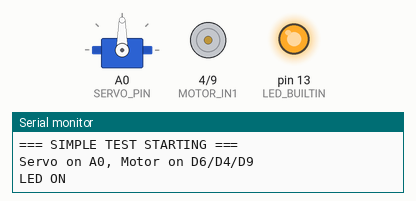
The sketch below on a simulated Arduino Uno, built with avr-gcc and run on an emulated ATmega328P. Shown: servo, motor-driver pin pairs drawn as motors (green arrow = first pin HIGH = forward, orange = second pin HIGH = backward, longer = more drive, scaled by the enable pin), output pins drawn as LEDs (lit = HIGH), the last lines printed to the serial monitor.

Above: at 2.05 s.
At 3.0 s:
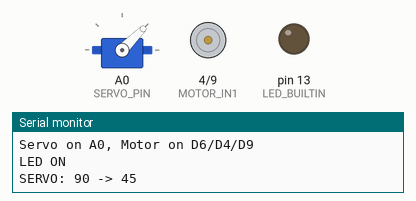
At 4.0 s:
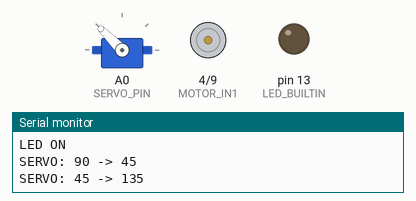
At 6.0 s:
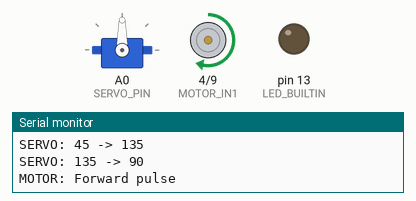
At 7.0 s:
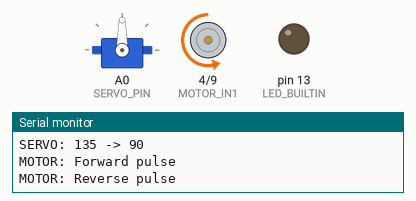
At 10.45 s:
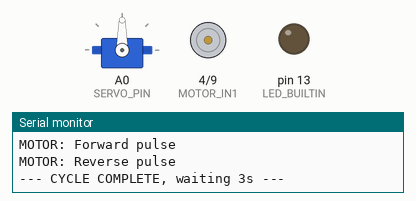
Timing chart, 0 to 13.1 s (numbered marks = the images above):
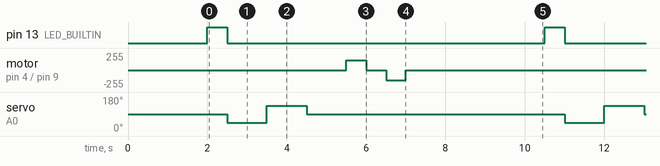

The sketch:

simple_test.ino
```cpp
/*
 * SIMPLE TEST - No JSON, No Server
 * Just wiggles servo on A0 and motor on M3 automatically
 *
 * Watch: LED blinks, servo wiggles, motor pulses
 */

#include <Servo.h>

Servo myServo;

// Servo on P7 header = A0
#define SERVO_PIN A0

// Motor M3 - TESTING DIFFERENT PIN COMBOS
// Try these one at a time if motor doesn't work
#define MOTOR_PWM 6
#define MOTOR_IN1 4
#define MOTOR_IN2 9

void setup() {
  Serial.begin(115200);
  pinMode(LED_BUILTIN, OUTPUT);

  // Servo setup
  myServo.attach(SERVO_PIN);
  myServo.write(90);

  // Motor setup
  pinMode(MOTOR_PWM, OUTPUT);
  pinMode(MOTOR_IN1, OUTPUT);
  pinMode(MOTOR_IN2, OUTPUT);
  digitalWrite(MOTOR_IN1, LOW);
  digitalWrite(MOTOR_IN2, LOW);
  analogWrite(MOTOR_PWM, 0);

  Serial.println("=== SIMPLE TEST STARTING ===");
  Serial.println("Servo on A0, Motor on D6/D4/D9");
  delay(2000);
}

void loop() {
  // --- BLINK LED ---
  Serial.println("LED ON");
  digitalWrite(LED_BUILTIN, HIGH);
  delay(500);
  digitalWrite(LED_BUILTIN, LOW);

  // --- SERVO TEST ---
  Serial.println("SERVO: 90 -> 45");
  myServo.write(45);
  delay(1000);

  Serial.println("SERVO: 45 -> 135");
  myServo.write(135);
  delay(1000);

  Serial.println("SERVO: 135 -> 90");
  myServo.write(90);
  delay(1000);

  // --- MOTOR TEST ---
  Serial.println("MOTOR: Forward pulse");
  digitalWrite(MOTOR_IN1, HIGH);
  digitalWrite(MOTOR_IN2, LOW);
  analogWrite(MOTOR_PWM, 150);
  delay(500);
  analogWrite(MOTOR_PWM, 0);
  digitalWrite(MOTOR_IN1, LOW);
  delay(500);

  Serial.println("MOTOR: Reverse pulse");
  digitalWrite(MOTOR_IN1, LOW);
  digitalWrite(MOTOR_IN2, HIGH);
  analogWrite(MOTOR_PWM, 150);
  delay(500);
  analogWrite(MOTOR_PWM, 0);
  digitalWrite(MOTOR_IN2, LOW);
  delay(500);

  Serial.println("--- CYCLE COMPLETE, waiting 3s ---");
  delay(3000);
}
```

Measured:
- by itself, pin 13 (LED_BUILTIN): alternates HIGH for 0.50 s and LOW for 8.0 s
- by itself, servo on A0 (SERVO_PIN): repeats every 8.5 s: 135° 1.0 s, 90° 6.5 s, 45° 1.0 s
- by itself, motor on pin 4 (MOTOR_IN1) / pin 9 (MOTOR_IN2): repeats every 8.5 s: stopped 0.50 s, backward 150/255 0.50 s, stopped 7.0 s, forward 150/255 0.50 s
